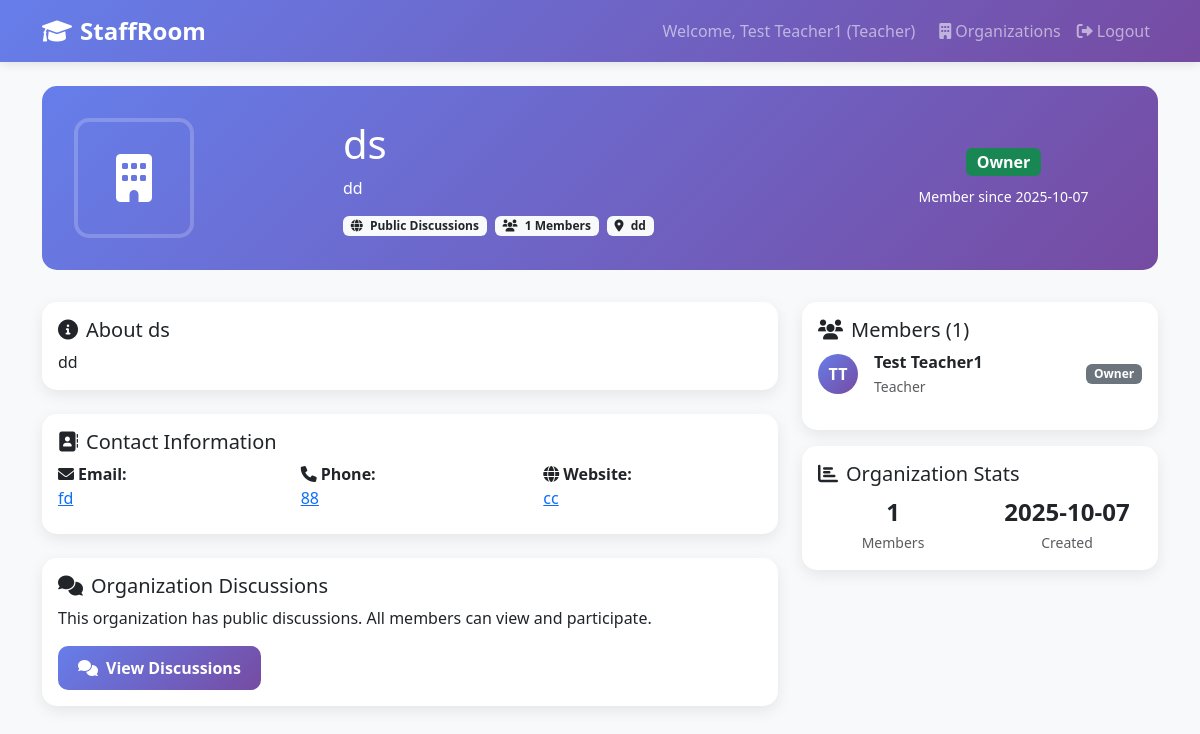
Before: /organization/9 (signed in) with the older database file.
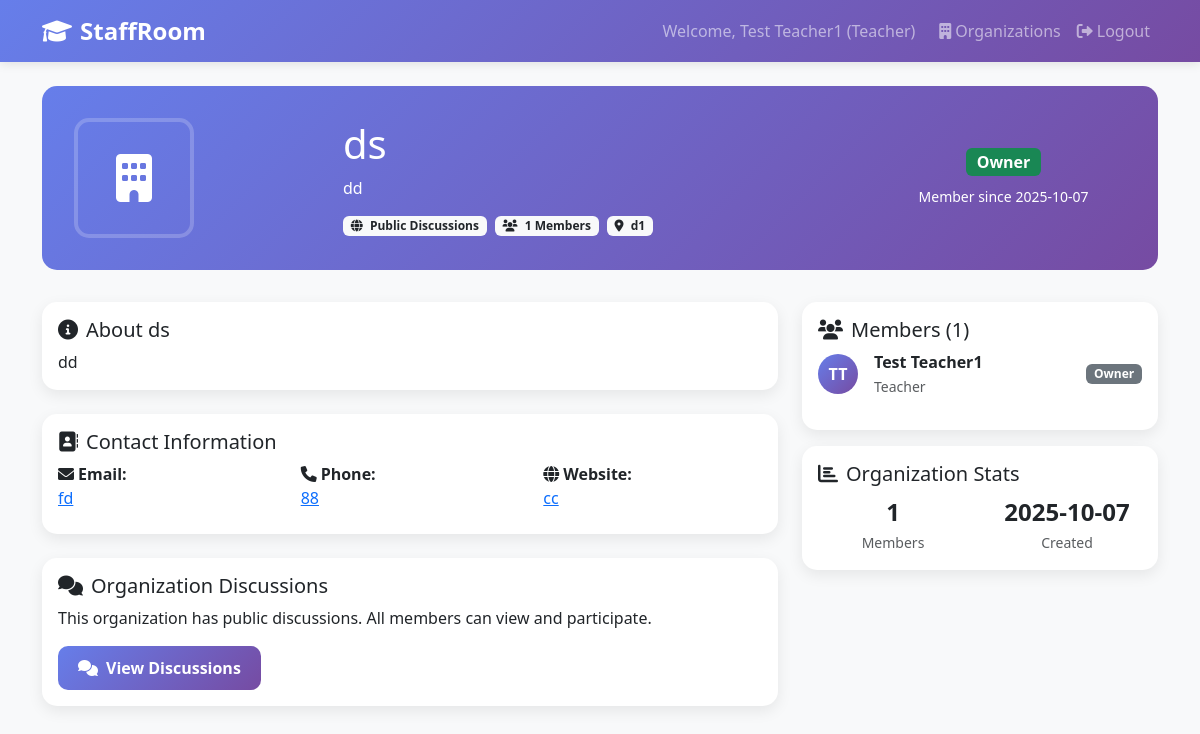
After: the same page with the newer database file.
### tables this page shows
CREATE TABLE organizations (
                id INTEGER PRIMARY KEY AUTOINCREMENT,
                name TEXT NOT NULL,
                description TEXT,
                about TEXT,
                location TEXT,
                contact_email TEXT,
                contact_phone TEXT,
                website TEXT,
                logo_filename TEXT,
                logo_path TEXT,
                is_public BOOLEAN DEFAULT 1,
                discussion_privacy TEXT DEFAULT 'public' CHECK (discussion_privacy IN ('public', 'private')),
                created_by INTEGER NOT NULL,
                created_at TIMESTAMP DEFAULT CURRENT_TIMESTAMP,
                updated_at TIMESTAMP DEFAULT CURRENT_TIMESTAMP, banner_filename TEXT, banner_path TEXT,
                FOREIGN KEY (created_by) REFERENCES users (id)
            );

### web_app.py (the view)
@app.route('/organization/<int:org_id>')
def organization_detail(org_id):
    if 'user_id' not in session:
        return redirect(url_for('login'))
    organization = db.get_organization_by_id(org_id)
    if not organization:
        return "Organization not found", 404
    members = db.get_organization_members(org_id)
    user_membership = db.is_organization_member(org_id, session['user_id'])
    return render_template('organization_detail.html',
                         organization=organization,
                         members=members,
                         user_membership=user_membership,
                         is_org_admin=user_membership and user_membership['role'] == 'admin')

### web_app.py (called while the page is built)
    def get_connection(self):
        if self.db_path.startswith('postgresql://'):
            import psycopg2
            from psycopg2.extras import RealDictCursor
            conn = psycopg2.connect(self.db_path, cursor_factory=RealDictCursor)
        else:
            db_file = self.db_path.replace('sqlite:///', '')
            conn = sqlite3.connect(db_file)
            conn.row_factory = sqlite3.Row
        return conn

    def get_organization_by_id(self, org_id):
        conn = self.get_connection()
        cursor = conn.execute("""
            SELECT o.*, u.first_name, u.last_name
            FROM organizations o
            JOIN users u ON o.created_by = u.id
            WHERE o.id = ?
        """, (org_id,))
        organization = cursor.fetchone()
        conn.close()
        return dict(organization) if organization else None

### templates/organization_detail.html (shortened to what the changed rows need)
<!DOCTYPE html>
<html lang="en">
<head>
    <link href="https://cdn.jsdelivr.net/npm/bootstrap@5.3.0/dist/css/bootstrap.min.css" rel="stylesheet">
    <link href="https://cdnjs.cloudflare.com/ajax/libs/font-awesome/6.0.0/css/all.min.css" rel="stylesheet">
</head>
<body>
    <div class="container mt-4">
        <div class="organization-header">
            <div class="row align-items-center">
                <div class="col-md-6">
                    <h1 class="mb-2">{{ organization.name }}</h1>
                    <p class="mb-3">{{ organization.description or 'No description available' }}</p>
                    <div class="d-flex align-items-center">
                        <span class="badge bg-light text-dark me-2">
                            <i class="fas fa-{% if organization.discussion_privacy == 'public' %}globe{% else %}lock{% endif %} me-1"></i>
                            {{ organization.discussion_privacy.title() }} Discussions
                        </span>
                        <span class="badge bg-light text-dark me-2">
                            <i class="fas fa-users me-1"></i>
                            {{ members|length }} Members
                        </span>
                        {% if organization.location %}
                        <span class="badge bg-light text-dark">
                            <i class="fas fa-map-marker-alt me-1"></i>
                            {{ organization.location }}
                        </span>
                        {% endif %}
                    </div>
                </div>
            </div>
        </div>
        <div class="row">
            <div class="col-md-8">
                <div class="card mb-4">
                    <div class="card-body">
                        <h5 class="card-title">
                            <i class="fas fa-info-circle me-2"></i>About {{ organization.name }}
                        </h5>
                        <p class="card-text">{{ organization.about or 'No additional information available.' }}</p>
                    </div>
                </div>
                {% if organization.contact_email or organization.contact_phone or organization.website %}
                <div class="card mb-4">
                    <div class="card-body">
                        <div class="row">
                            {% if organization.contact_email %}
                            <div class="col-md-4 mb-2">
                                <strong><i class="fas fa-envelope me-1"></i>Email:</strong><br>
                                <a href="mailto:{{ organization.contact_email }}">{{ organization.contact_email }}</a>
                            </div>
                            {% endif %}
                            {% if organization.contact_phone %}
                            <div class="col-md-4 mb-2">
                                <strong><i class="fas fa-phone me-1"></i>Phone:</strong><br>
                                <a href="tel:{{ organization.contact_phone }}">{{ organization.contact_phone }}</a>
                            </div>
                            {% endif %}
                            {% if organization.website %}
                            <div class="col-md-4 mb-2">
                                <strong><i class="fas fa-globe me-1"></i>Website:</strong><br>
                                <a href="{{ organization.website }}" target="_blank">{{ organization.website }}</a>
                            </div>
                            {% endif %}
                        </div>
                    </div>
                </div>
                {% endif %}
            </div>
            <div class="col-md-4">
                <div class="card mt-3">
                    <div class="card-body">
                        <div class="row text-center">
                            <div class="col-6">
                                <div class="fw-bold fs-4">{{ organization.created_at[:10] }}</div>
                                <small class="text-muted">Created</small>
                            </div>
                        </div>
                    </div>
                </div>
            </div>
        </div>
    </div>
</body>
</html>

Changed rows visible on the page:
changed organizations "ds": location "dd" → "d1"
